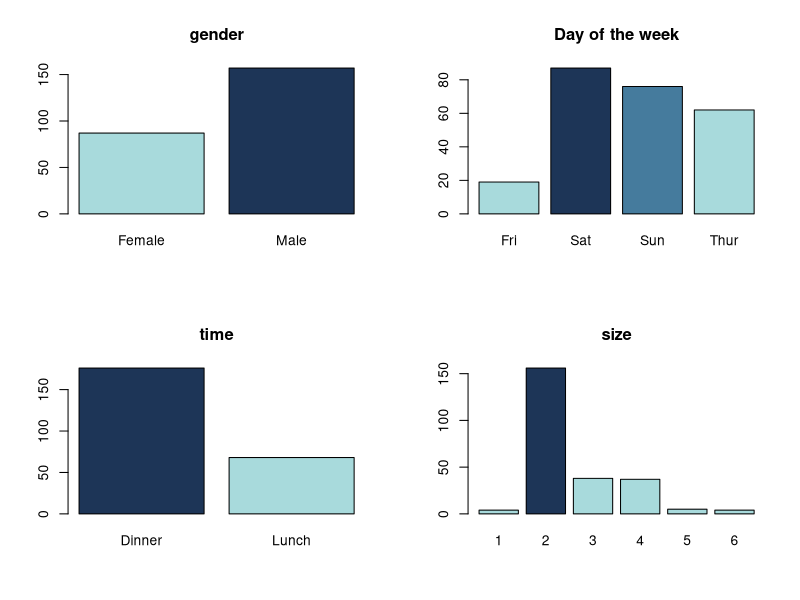
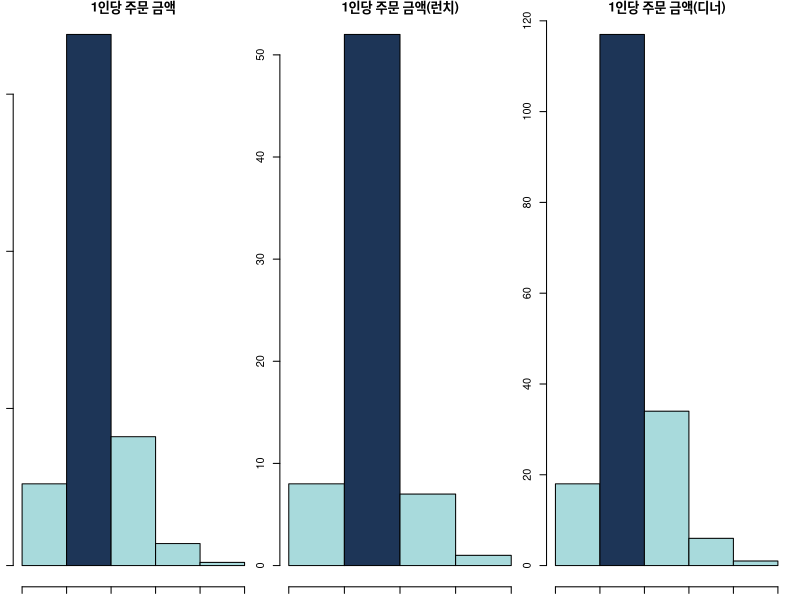
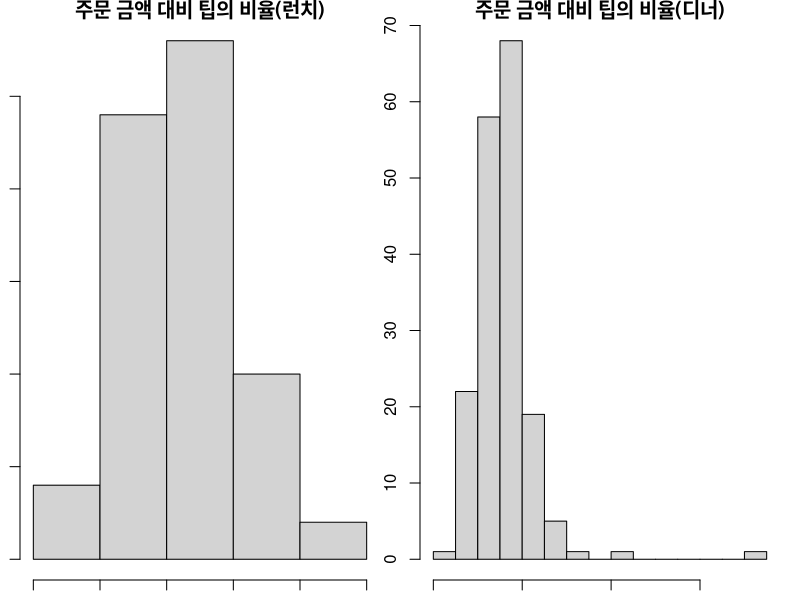
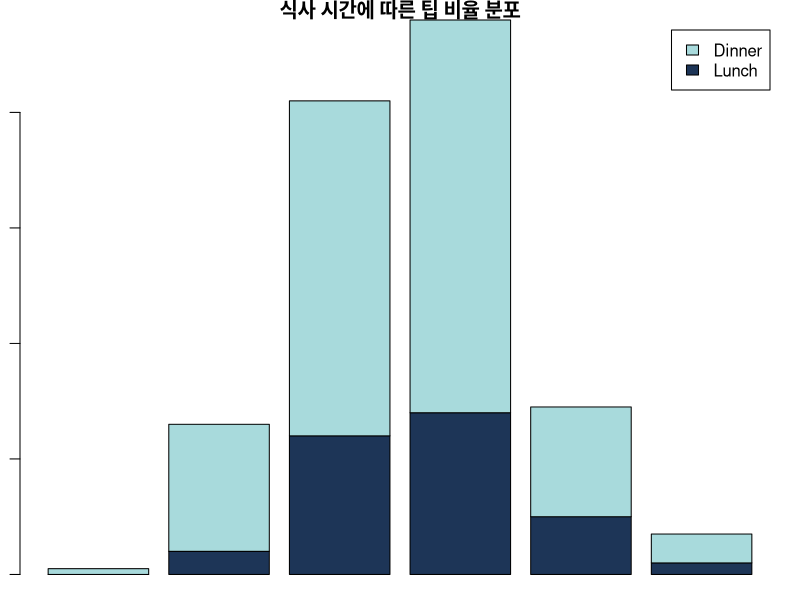

These charts were generated, in order, by the following R code:
#p317 실전분석
#(1)
install.packages('reshape2')
library(reshape2)
str(tips)

#(3)
color.6 <- rep('#a8dadc', 6)
color.6[2] <- '#1d3557'

color.4 <- rep('#a8dadc', 4)
color.4[2] <- '#1d3557'
color.4[3] <- '#457b9d'

#(2)
par(mfrow = c(2, 2))
barplot(table(tips$sex), main = 'gender', col = c('#a8dadc', '#1d3557'))
barplot(table(tips$day), main = 'Day of the week', col = color.4)
barplot(table(tips$time), main = 'time', col = c('#1d3557', '#a8dadc'))
barplot(table(tips$size), main = 'size', col = color.6)
par(mfrow = c(1, 1))

#(4)
tips.new <- tips
tips.new$perHead <- tips.new$total_bill / tips.new$size

#(6)
color.5 <- rep('#a8dadc', 6)
color.5[2] <- '#1d3557'

#(5)
par(mfrow = c(1, 3), mar = c(1, 1, 1, 1))
hist(tips.new$perHead,
     main = '1인당 주문 금액',
     breaks = 5,
     xlab = '단위:달러',
     col = color.5)

hist(tips.new[tips.new$time == 'Lunch', 'perHead'],
     main = '1인당 주문 금액(런치)',
     breaks = 4,
     xlab = '단위:달러',
     col = color.5)

hist(tips.new[tips.new$time == 'Dinner', 'perHead'],
     main = '1인당 주문 금액(디너)',
     breaks = 4,
     xlab = '단위:달러',
     col = color.5)

par(mfrow = c(1, 1))

#(7)
tips.new$percent <- tips.new$tip / tips.new$total_bill * 100
par(mfrow = c(1, 2))
res.lunch <- hist(tips.new[tips.new$time == 'Lunch', 'percent'],
                  main = '주문 금액 대비 팁의 비율(런치)',
                  xlab = 'percent(%)',
                  breaks = 5)

res.dinner <- hist(tips.new[tips.new$time == 'Dinner', 'percent'],
                  main = '주문 금액 대비 팁의 비율(디너)',
                  xlab = 'percent(%)',
                  breaks = 10)
par(mfrow = c(1, 1))

#(8)
res.lunch
res.dinner
res <- rbind(lunch = c(0, res.lunch$counts), dinner = res.dinner$counts[1:6])
colnames(res) <- res.dinner$breaks[2:7]

#(9)
barplot(res, main = '식사 시간에 따른 팁 비율 분포',
        col = c('#1d3557', '#a8dadc'),
        legend.text = c('Lunch', 'Dinner'))
